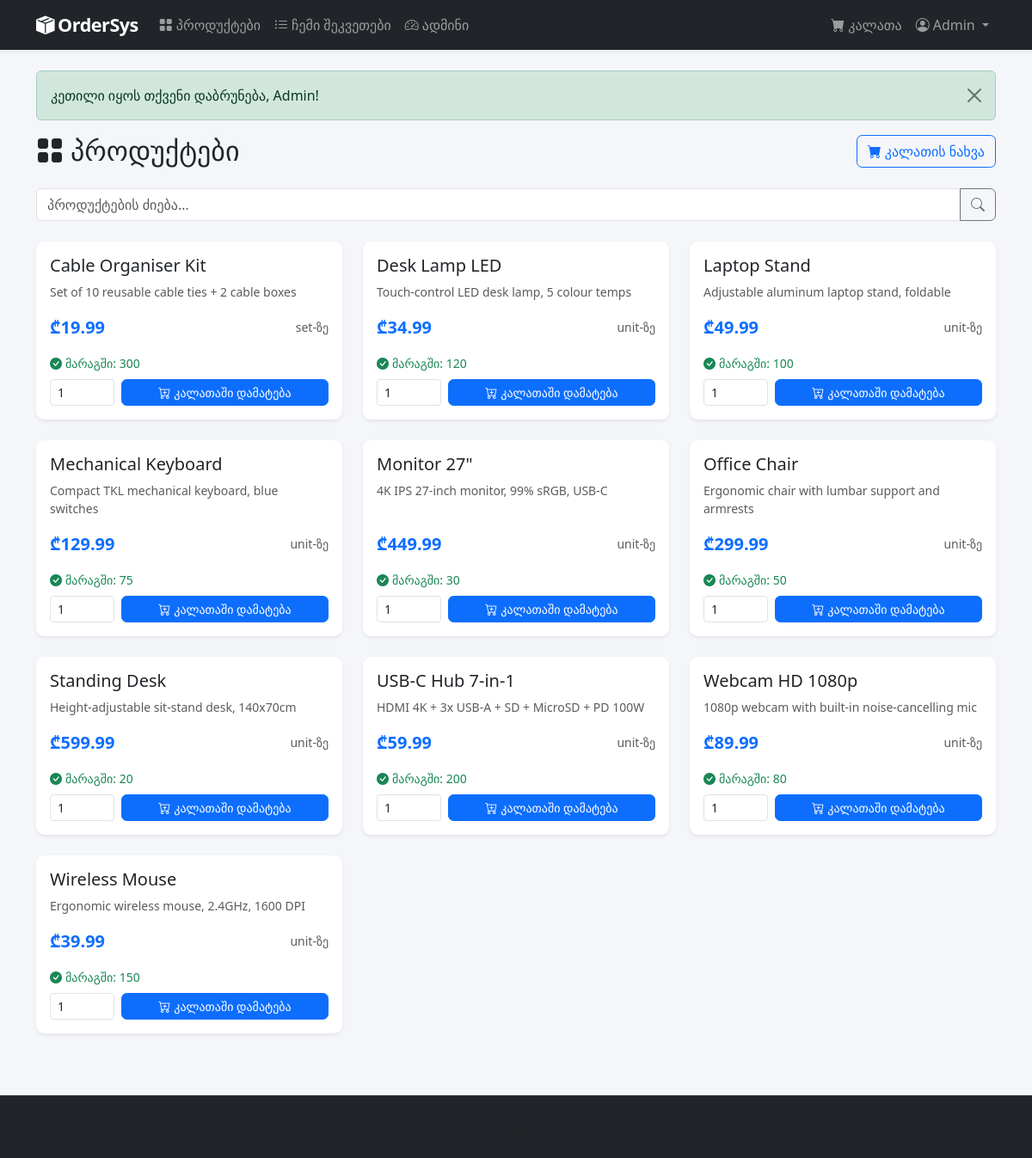
The page /products/index.php (signed in) on the database its author committed.
### tables this page shows
CREATE TABLE IF NOT EXISTS products (
    id INT AUTO_INCREMENT PRIMARY KEY,
    name VARCHAR(200) NOT NULL,
    description TEXT DEFAULT NULL,
    price DECIMAL(10,2) NOT NULL,
    stock INT DEFAULT 0,
    unit VARCHAR(50) DEFAULT 'unit',
    created_at TIMESTAMP DEFAULT CURRENT_TIMESTAMP
);

### includes/functions.php (called while the page is built, shortened)
<?php
function isLoggedIn() {
    return isset($_SESSION['user_id']);
}
function isAdmin() {
    return isset($_SESSION['user_role']) && $_SESSION['user_role'] === 'admin';
}
function getFlash() {
    if (isset($_SESSION['flash'])) {
        $flash = $_SESSION['flash'];
        return $flash;
    }
    return null;
}

### products/index.php (the view, shortened to what this page needs)
<?php
require_once '../includes/header.php';
$search = trim($_GET['q'] ?? '');
if ($search !== '') {
    $stmt = $pdo->prepare("SELECT * FROM products WHERE name LIKE ? OR description LIKE ? ORDER BY name");
    $like = '%' . $search . '%';
    $stmt->execute([$like, $like]);
} else {
    $stmt = $pdo->query("SELECT * FROM products ORDER BY name");
}
$products = $stmt->fetchAll();
?>
<div class="d-flex justify-content-between align-items-center mb-4">
    <h2 class="mb-0"><i class="bi bi-grid-fill me-2"></i>პროდუქტები</h2>
    <a href="/cart/index.php" class="btn btn-outline-primary">
        <i class="bi bi-cart-fill me-1"></i>კალათის ნახვა
    </a>
</div>
<form method="GET" class="mb-4">
    <div class="input-group">
        <input type="text" name="q" class="form-control" placeholder="პროდუქტების ძიება…" value="<?= htmlspecialchars($search) ?>">
        <button class="btn btn-outline-secondary" type="submit"><i class="bi bi-search"></i></button>
    </div>
</form>
<?php if (empty($products)): ?>
<div class="alert alert-info">პროდუქტები ვერ მოიძებნა<?= $search ? ' — "' . htmlspecialchars($search) . '"' : '' ?>.</div>
<?php else: ?>
<div class="row row-cols-1 row-cols-md-2 row-cols-lg-3 g-4">
<?php foreach ($products as $p): ?>
<div class="col">
    <div class="card h-100 shadow-sm">
        <div class="card-body d-flex flex-column">
            <h5 class="card-title"><?= htmlspecialchars($p['name']) ?></h5>
            <p class="card-text text-muted small flex-grow-1"><?= htmlspecialchars($p['description'] ?? '') ?></p>
            <div class="d-flex justify-content-between align-items-center mb-3">
                <span class="fs-5 fw-bold text-primary">₾<?= number_format($p['price'], 2) ?></span>
                <span class="text-muted small"><?= htmlspecialchars($p['unit']) ?>-ზე</span>
            </div>
            <?php if ($p['stock'] > 0): ?>
            <p class="text-success small mb-2"><i class="bi bi-check-circle-fill me-1"></i>მარაგში: <?= $p['stock'] ?></p>
            <form method="POST" class="d-flex gap-2">
                <input type="number" name="quantity" value="1" min="1" max="<?= $p['stock'] ?>"
                       class="form-control form-control-sm" style="width:75px">
                <button class="btn btn-primary btn-sm flex-grow-1">
                    <i class="bi bi-cart-plus me-1"></i>კალათაში დამატება
                </button>
            </form>
            <?php else: ?>
            <span class="badge bg-secondary">არ არის მარაგში</span>
            <?php endif; ?>
        </div>
    </div>
</div>
<?php endforeach; ?>
</div>
<?php endif; ?>
<?php require_once '../includes/footer.php'; ?>

### includes/header.php (shortened to what this page needs)
<?php
require_once __DIR__ . '/functions.php';
$flash = getFlash();
?>
<!DOCTYPE html>
<html lang="ka">
<head>
    <link href="https://cdn.jsdelivr.net/npm/bootstrap@5.3.0/dist/css/bootstrap.min.css" rel="stylesheet">
    <link href="https://cdn.jsdelivr.net/npm/bootstrap-icons@1.10.0/font/bootstrap-icons.css" rel="stylesheet">
    <link href="/assets/css/style.css" rel="stylesheet">
</head>
<body>
<nav class="navbar navbar-expand-lg navbar-dark bg-dark shadow-sm">
    <div class="container">
        <a class="navbar-brand fw-bold" href="/index.php">
            <i class="bi bi-box-seam-fill me-1"></i>OrderSys
        </a>
        <div class="collapse navbar-collapse" id="navMenu">
            <ul class="navbar-nav me-auto">
                <?php if (isLoggedIn()): ?>
                <li class="nav-item">
                    <a class="nav-link" href="/products/index.php"><i class="bi bi-grid-fill me-1"></i>პროდუქტები</a>
                </li>
                <li class="nav-item">
                    <a class="nav-link" href="/orders/index.php"><i class="bi bi-list-ul me-1"></i>ჩემი შეკვეთები</a>
                </li>
                <?php if (isAdmin()): ?>
                <li class="nav-item">
                    <a class="nav-link" href="/admin/index.php"><i class="bi bi-speedometer2 me-1"></i>ადმინი</a>
                </li>
                <?php endif; ?>
                <?php endif; ?>
            </ul>
            <ul class="navbar-nav">
                <?php if (isLoggedIn()): ?>
                <li class="nav-item">
                    <a class="nav-link" href="/cart/index.php">
                        <i class="bi bi-cart-fill"></i> კალათა
                    </a>
                </li>
                <li class="nav-item dropdown">
                    <a class="nav-link dropdown-toggle" href="#" data-bs-toggle="dropdown">
                        <i class="bi bi-person-circle me-1"></i><?= htmlspecialchars($_SESSION['user_name']) ?>
                    </a>
                </li>
                <?php else: ?>
                <li class="nav-item"><a class="nav-link" href="/auth/login.php">შესვლა</a></li>
                <li class="nav-item"><a class="nav-link btn btn-outline-light btn-sm px-3 ms-2" href="/auth/register.php">რეგისტრაცია</a></li>
                <?php endif; ?>
            </ul>
        </div>
    </div>
</nav>
<div class="container py-4">
<?php if ($flash): ?>
<div class="alert alert-<?= htmlspecialchars($flash['type']) ?> alert-dismissible fade show" role="alert">
    <?= htmlspecialchars($flash['message']) ?>
    <button type="button" class="btn-close" data-bs-dismiss="alert"></button>
</div>
<?php endif; ?>

### includes/footer.php (shortened to what this page needs)
</div>
<footer class="mt-5 py-4 bg-dark text-white">
    <div class="container text-center">
        <p class="mb-0 text-muted">&copy; <?= date('Y') ?> OrderSys &mdash; B2B შეკვეთების მართვის სისტემა</p>
    </div>
</footer>
</body>
</html>

### assets/css/style.css (style rules this page uses)
body { background-color: #f5f6fa; font-family: 'Segoe UI', system-ui, sans-serif; }
.navbar-brand { font-size: 1.35rem; letter-spacing: -0.5px; }
.card { border: none; border-radius: 0.6rem; box-shadow: 0 1px 4px rgba(0,0,0,0.08); }
.btn { border-radius: 0.4rem; }
footer { border-top: 1px solid #2d3748; }

### rows shown on the page
products: name "Cable Organiser Kit", description "Set of 10 reusable cable ties + 2 cable boxes", price "19.99", unit "set", stock "300"
products: name "Desk Lamp LED", description "Touch-control LED desk lamp, 5 colour temps", price "34.99", unit "unit", stock "120"
products: name "Laptop Stand", description "Adjustable aluminum laptop stand, foldable", price "49.99", unit "unit", stock "100"
products: name "Mechanical Keyboard", description "Compact TKL mechanical keyboard, blue switches", price "129.99", unit "unit", stock "75"
products: name "Monitor 27\"", description "4K IPS 27-inch monitor, 99% sRGB, USB-C", price "449.99", unit "unit", stock "30"
products: name "Office Chair", description "Ergonomic chair with lumbar support and armrests", price "299.99", unit "unit", stock "50"
products: name "Standing Desk", description "Height-adjustable sit-stand desk, 140x70cm", price "599.99", unit "unit", stock "20"
products: name "USB-C Hub 7-in-1", description "HDMI 4K + 3x USB-A + SD + MicroSD + PD 100W", price "59.99", unit "unit", stock "200"
products: name "Webcam HD 1080p", description "1080p webcam with built-in noise-cancelling mic", price "89.99", unit "unit", stock "80"
products: name "Wireless Mouse", description "Ergonomic wireless mouse, 2.4GHz, 1600 DPI", price "39.99", unit "unit", stock "150"

### other values the page prints
$_SESSION['user_name'] "Admin"
$flash['message'] "კეთილი იყოს თქვენი დაბრუნება, Admin!"
